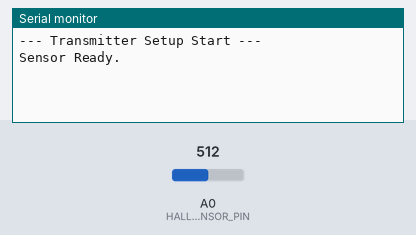
Bench run of a sketch on a simulated Arduino Uno, built with avr-gcc and run on an emulated ATmega328P. Shown: the last lines printed to the serial monitor. Inputs (shaded band) come from the test bench; at power-on: A0 (HALL_SENSOR_PIN) = 512. No radio packets arrive unless stated.

Above: at 1.2 s.
1.3 s: A0 (HALL_SENSOR_PIN) set to 660
At 1.7 s:
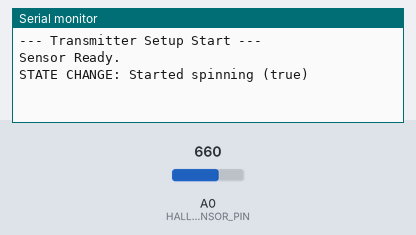
At 3.1 s:
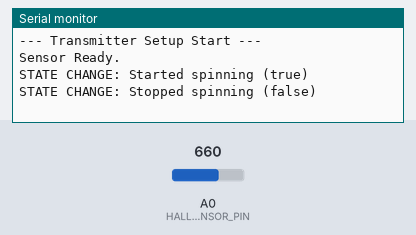

The sketch:

bicyclePartInterface21.1.ino
```cpp
// tx_simulator.ino - Transmitter (Bike Side) - SS49E ANALOG VERSION

#include <SPI.h>
#include "RF24.h"

// --- NRF24L01 PIN DEFINITIONS ---
RF24 radio(10, 9); // CE, CSN
const byte addresses[][6] = {"00100"};

// --- DATA STRUCTURE (MUST MATCH RECEIVER) ---
struct Payload {
    bool spin;
};

// --- SENSOR PIN DEFINITIONS ---
const int HALL_SENSOR_PIN = A0;
const int MAGNET_THRESHOLD = 650;

// --- STATE & TIMING VARIABLES ---
unsigned long lastPulseTime_us = 0;  // Last pulse time in microseconds (for debounce)
unsigned long lastPulseTime_ms = 0;  // Last pulse time in milliseconds (for timeout check)
unsigned long lastTransmitTime = 0;  // Last time we sent ANY radio message
bool magnetDetected = false;
bool isSpinning = false; // Tracks the current transmission state

// TIMING CONFIGURATION (Crucial for responsiveness)
const unsigned long TIMEOUT_STOP_MS = 500;       // 0.5 seconds without a pulse = stopped
const unsigned long TRANSMIT_INTERVAL_MS = 50;   // Force re-transmit state every 50ms

void readSensor();
void transmitState(bool state);

void setup() {
  Serial.begin(9600);
  Serial.println("--- Transmitter Setup Start ---");
  radio.begin();
  radio.openWritingPipe(addresses[0]);
  radio.setPALevel(RF24_PA_LOW);
  radio.stopListening();
  Serial.println("Sensor Ready.");
}

void loop() {
  // 1. Read Sensor for Pulse Detection (updates lastPulseTime_us and lastPulseTime_ms)
  readSensor();

  unsigned long currentTime = millis();

  // 2. CHECK FOR STOPPED STATE (TIMEOUT)
  if (isSpinning == true && (currentTime - lastPulseTime_ms) > TIMEOUT_STOP_MS) {
    // Wheel was spinning but timed out. Change state to OFF.
    isSpinning = false;
    transmitState(false);
    Serial.println("STATE CHANGE: Stopped spinning (false)");
  }

  // 3. PERIODIC RE-TRANSMISSION (Keeps the 'Up' key held down continuously)
  if (isSpinning == true && (currentTime - lastTransmitTime) >= TRANSMIT_INTERVAL_MS) {
    // Wheel is still spinning, but we haven't sent a packet in 50ms. Send 'True' again.
    transmitState(true);
    // Note: Serial debugging for this will spam the console!
  }
}

// --- ANALOG SENSOR READER ---
void readSensor() {
  int analogReading = analogRead(HALL_SENSOR_PIN);

  if (analogReading > MAGNET_THRESHOLD) {
    if (magnetDetected == false) {
      unsigned long currentTime_us = micros();

      // Simple debounce (1ms) - prevents chatter
      if (currentTime_us - lastPulseTime_us > 1000) {
        lastPulseTime_us = currentTime_us;
        lastPulseTime_ms = millis(); // Update the millisecond time for the timeout check

        // CHECK FOR STARTED STATE (only send True on FIRST pulse)
        if (isSpinning == false) {
            isSpinning = true;
            transmitState(true);
            Serial.println("STATE CHANGE: Started spinning (true)");
        }
      }
      magnetDetected = true;
    }
  } else {
    magnetDetected = false;
  }
}

// --- RADIO TRANSMITTER FUNCTION ---
void transmitState(bool state) {
    Payload data;
    data.spin = state;
    radio.write(&data, sizeof(data));
    lastTransmitTime = millis();
}
```

Measured:
- after the input at 1.3 s, the serial monitor: prints a new line at once (image 1)
